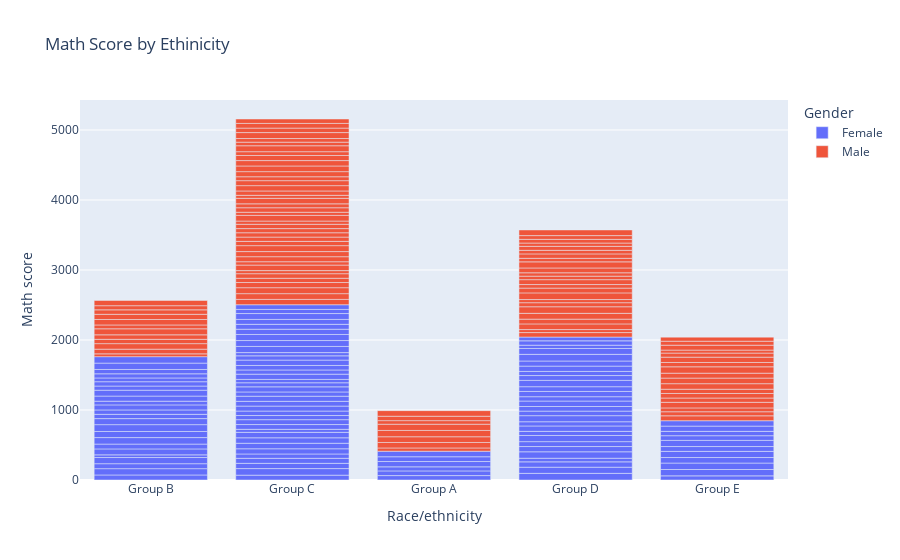

Notebook code for this chart:
### Code cell
fig = px.bar(df, x='Race/ethnicity', y='Math score', color='Gender',title='Math Score by Ethinicity')
fig.show()

### Figure 1 — Plotly figure (JSON) as saved in the notebook; plotly's stock layout.template omitted (floating-point values rounded to 4 significant figures)
{"data": [{"alignmentgroup": "True", "hovertemplate": "Gender=Female<br>Race/ethnicity=%{x}<br>Math score=%{y}<extra></extra>", "legendgroup": "Female", "marker": {"color": "#636efa", "pattern": {"shape": ""}}, "name": "Female", "offsetgroup": "Female", "orientation": "v", "showlegend": true, "textposition": "auto", "type": "bar", "x": ["Group B", "Group C", "Group B", "Group B", "Group B", "Group B", "Group A", "Group D", "Group B", "Group C", "Group E", "Group D", "Group E", "Group B", "Group D", "Group B", "Group A", "Group E", "Group D", "Group C", "Group C", "Group B", "Group A", "Group E", "Group B", "Group A", "Group D", "Group B", "Group D", "Group C", "Group E", "Group C", "Group B", "Group E", "Group D", "Group C", "Group C", "Group D", "Group C", "Group A", "Group D", "Group C", "Group B", "Group A", "Group C", "Group C", "Group B", "Group B", "Group E", "Group C", "Group D", "Group D", "Group C", "Group D", "Group B", "Group B", "Group C", "Group C", "Group D", "Group B", "Group C", "Group C", "Group D", "Group D", "Group B", "Group C", "Group C", "Group C", "Group C", "Group D", "Group B", "Group C", "Group D", "Group B", "Group C", "Group C", "Group D", "Group D", "Group C", "Group D", "Group C", "Group D", "Group B", "Group C", "Group E", "Group C", "Group D", "Group E", "Group C", "Group C", "Group D", "Group C", "Group D", "Group B", "Group D", "Group D", "Group C", "Group E", "Group C", "Group C", "Group E", "Group C", "Group D", "Group B", "Group D"], "xaxis": "x", "y": [72, 69, 90, 71, 88, 38, 63, 95, 85, 94, 59, 88, 91, 69, 76, 93, 67, 92, 52, 75, 72, 87, 58, 79, 98, 76, 92, 86, 75, 62, 88, 74, 61, 69, 70, 79, 78, 88, 78, 68, 59, 43, 63, 79, 68, 70, 72, 53, 88, 59, 77, 60, 64, 87, 73, 84, 71, 68, 65, 59, 73, 61, 66, 78, 62, 73, 58, 48, 75, 62, 54, 60, 75, 59, 64, 77, 68, 90, 61, 69, 46, 59, 62, 88, 67, 84, 76, 62, 87, 75, 73, 70, 95, 91, 84, 47, 70, 75, 84, 59, 77, 67, 62, 92, 54], "yaxis": "y"}, {"alignmentgroup": "True", "hovertemplate": "Gender=Male<br>Race/ethnicity=%{x}<br>Math score=%{y}<extra></extra>", "legendgroup": "Male", "marker": {"color": "#EF553B", "pattern": {"shape": ""}}, "name": "Male", "offsetgroup": "Male", "orientation": "v", "showlegend": true, "textposition": "auto", "type": "bar", "x": ["Group A", "Group C", "Group B", "Group D", "Group C", "Group E", "Group D", "Group A", "Group C", "Group B", "Group C", "Group C", "Group A", "Group C", "Group E", "Group C", "Group D", "Group B", "Group A", "Group E", "Group E", "Group D", "Group D", "Group C", "Group E", "Group C", "Group C", "Group E", "Group A", "Group C", "Group A", "Group D", "Group C", "Group E", "Group D", "Group B", "Group C", "Group C", "Group B", "Group E", "Group C", "Group B", "Group D", "Group D", "Group C", "Group A", "Group C", "Group D", "Group D", "Group E", "Group C", "Group C", "Group C", "Group C", "Group C", "Group D", "Group C", "Group C", "Group D", "Group A", "Group C", "Group D", "Group C", "Group C", "Group C", "Group D", "Group D", "Group E", "Group C", "Group D", "Group D", "Group C", "Group C", "Group B", "Group E", "Group D", "Group D", "Group B", "Group E", "Group C", "Group C", "Group C", "Group D", "Group E", "Group B", "Group E", "Group C", "Group E", "Group B", "Group C", "Group D", "Group C", "Group E", "Group B", "Group E", "Group D", "Group D", "Group B", "Group C", "Group E", "Group C", "Group C"], "xaxis": "x", "y": [47, 76, 40, 64, 82, 70, 43, 78, 85, 67, 74, 61, 82, 65, 58, 44, 81, 79, 90, 55, 80, 68, 83, 79, 61, 48, 72, 65, 89, 73, 51, 94, 85, 61, 58, 62, 61, 61, 64, 79, 62, 86, 45, 95, 59, 63, 62, 68, 51, 80, 46, 81, 45, 64, 56, 70, 79, 43, 50, 80, 62, 48, 76, 71, 56, 69, 87, 70, 73, 51, 63, 81, 77, 55, 91, 51, 57, 78, 62, 73, 54, 85, 47, 76, 74, 58, 51, 43, 64, 52, 53, 85, 70, 59, 57, 53, 81, 75, 64, 58, 67, 63], "yaxis": "y"}], "layout": {"barmode": "relative", "legend": {"title": {"text": "Gender"}, "tracegroupgap": 0}, "title": {"text": "Math Score by Ethinicity"}, "xaxis": {"anchor": "y", "domain": [0.0, 1.0], "title": {"text": "Race/ethnicity"}}, "yaxis": {"anchor": "x", "domain": [0.0, 1.0], "title": {"text": "Math score"}}}}
